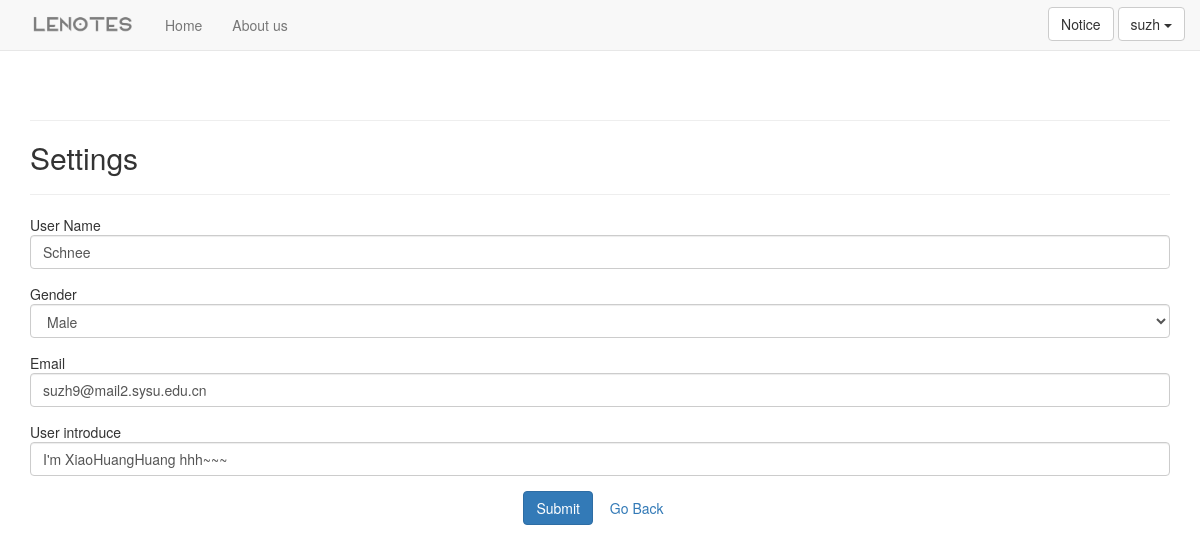
Before: /users/settings/ (signed in) with the older database file.
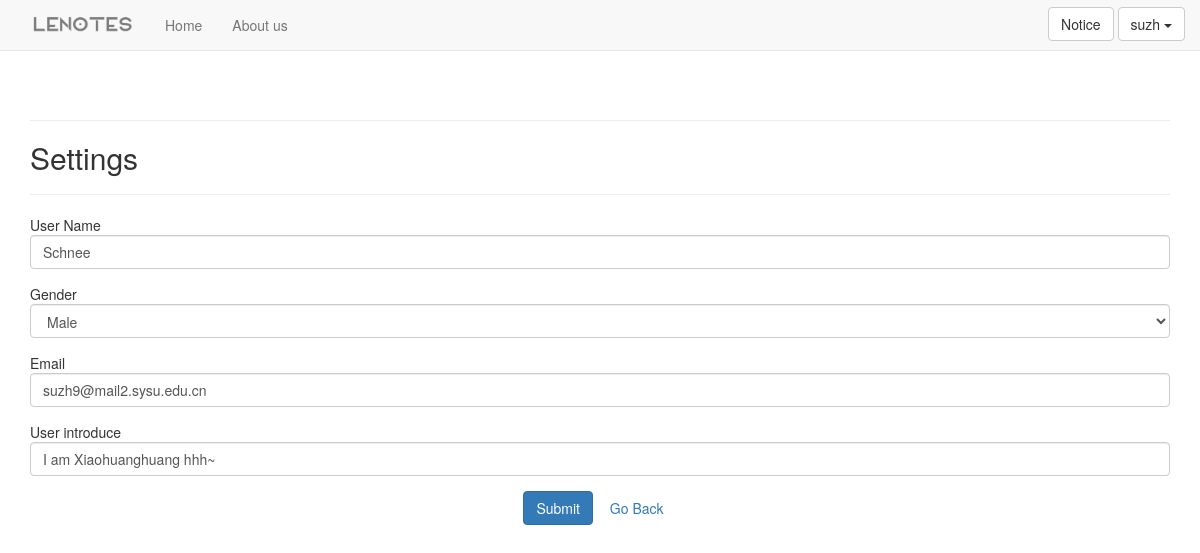
After: the same page with the newer database file.
### users/models.py (models this page shows, shortened)
class UserInfo(models.Model):
    GENDER_CHOICES = (
        (u'M', u'Male'),
        (u'F', u'Female'),
    )
    user = models.OneToOneField(User, on_delete = models.CASCADE)
    name = models.CharField(max_length = 20, default = "Undefined")
    gender = models.CharField(max_length = 6, choices = GENDER_CHOICES, default = "Male")
    email = models.CharField(max_length = 40, default = "Undefined@example.com")
    intro = models.CharField(max_length = 200, default = "hello world")
    profile = models.ImageField(upload_to='user/img', default='user/img/default.jpg')
    unread_count = models.IntegerField(default=0)

### users/views.py (the view, shortened to what this page needs)
# urls.py: path('settings/', views.settings, name = 'settings'),
@login_required
def settings(request):
    if request.method != 'POST':
        try:
            info = UserInfo.objects.get(user = request.user)
        except ObjectDoesNotExist:
            info = UserInfo.objects.create(user = request.user)
        info_form = InfoForm(instance = info)
        context = {
        'info_form': info_form,
        }
        return render(request, 'users/settings.html' , context)

### users/forms.py
class InfoForm(forms.ModelForm):
    class Meta:
        model = UserInfo
        fields = [
            'name',
            'gender',
            'email',
            'intro',
        ]
        labels = {
            'name': 'User Name',
            'gender': 'Gender',
            'email': 'Email',
            'intro': 'User introduce',
        }

### lenotes/templatetags/base.py (called while the page is built)
@register.filter
def getUnreadCount(user):
    try:
        info = UserInfo.objects.get(user=user)
    except ObjectDoesNotExist:
        return 0
    else:
        return info.unread_count

### users/templates/users/settings.html (shortened to what this page needs)
{% extends "lenotes/base.html" %} {% load widget_tweaks %} {% block title %}Settings{% endblock title %} {% block content %}
<div class="section">
    <form action="{% url 'users:settings' %}" enctype="multipart/form-data" method='post' novalidate class="myforms">
        <h2>Settings</h2>
        <hr/> {% include 'users/forms/info_form.html' %}
        <div style="text-align: center">
            <button name="submit" class="btn btn-primary">Submit</button>
            <a class="btn btn-outline-primary" href="/">Go Back</a>
        </div>
    </form>
</div>
{% endblock content %}

### users/templates/users/forms/info_form.html (shortened to what this page needs)
{% load widget_tweaks %} {% for field in info_form %}
<div class="form-group">
    <span>
		{{ field.label }}
	</span> {{ field | add_class:"form-control"}}
</div>
{% endfor %} {{ info_form.media }}

Changed rows visible on the page:
changed UserInfo "Schnee": intro "I'm XiaoHuangHuang hhh~~~" → "I am Xiaohuanghuang hhh~"
